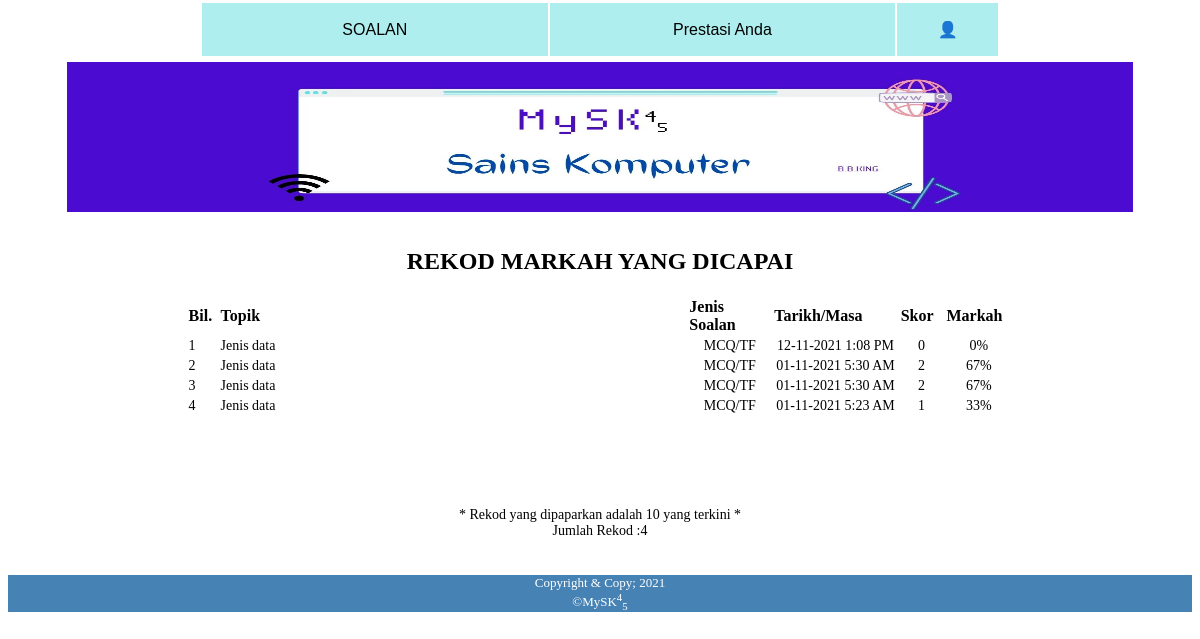
/skor_individu.php (signed in), run on the app's committed database.
### tables this page shows
CREATE TABLE `perekodan` (
  `idperekodan` int(11) NOT NULL,
  `idpengguna` varchar(12) NOT NULL,
  `idtopik` int(10) NOT NULL,
  `jenis` int(10) NOT NULL,
  `skor` varchar(5) NOT NULL,
  `catatan_masa` timestamp NOT NULL DEFAULT current_timestamp() ON UPDATE current_timestamp()
);

CREATE TABLE `topik` (
  `idtopik` int(11) NOT NULL,
  `topik` varchar(30) NOT NULL,
  `markah` int(11) NOT NULL
);

### skor_individu.php (the view, shortened to what this page needs)
<?php
require 'sambung.php';
include 'header.php';
$idpengguna=$_SESSION['idpengguna'];
?>
<html>
<body>
<head><?php include 'menu.php'; ?></head>
<center><h2>REKOD MARKAH YANG DICAPAI</h2></center>
<main>
<table width="70%" border="0" align="center"
style="font-size:16px">
<tr>
<td width="2%"><b>Bil.</b></td>
<td width="45%"><b>Topik</b></td>
<td width="8%"><b>Jenis Soalan</b></td>
<td width="12%"><b>Tarikh/Masa</b></td>
<td width="4%"><b>Skor</b></td>
<td width="4%"><b>Markah</b></td>
</tr>
<?php
$no=1;
$data1=mysqli_query($hubung, "SELECT * FROM perekodan
WHERE idpengguna='$idpengguna' ORDER BY catatan_masa DESC
LIMIT 0,10");
while ($info1=mysqli_fetch_array($data1)){
	$dataTopik=mysqli_query($hubung, "SELECT * FROM topik
	WHERE idtopik='$info1[idtopik]'");
	$getTopik=mysqli_fetch_array($dataTopik);
	$dataSoalan=mysqli_query($hubung, "SELECT jenis, COUNT(idtopik) as 'bil'
	FROM soalan WHERE idtopik='$info1[idtopik]' group by jenis");
	$infoSoalan=mysqli_fetch_array($dataSoalan);
	$jenisSoalan=$info1['jenis'];
	$bilSoalan=$infoSoalan['bil'];
	$markah_Topik=$getTopik['markah'];
	?>
<tr style='font-size:14px'>
<td><?php echo $no; ?></td>
<td><?php echo $getTopik['topik']; ?></td>
<td align="center"><?php
if($jenisSoalan==1) {
echo "MCQ/TF";
}else{
echo "FIB";
}
?></td>
<td align="center"><?php echo date('d-m-Y g:i A',
strtotime($info1['catatan_masa'])); ?></td>
<td align="center"><?php echo $info1['skor']; ?></td>
<td align="center"><?php echo number_format(($info1['skor']/$bilSoalan)*$markah_Topik); ?>%</td>
</tr>
<?php $no++; } ?>
</table>
</main>
<center><BR><BR><BR><BR><BR>
<font style='font-size:14px'>
* Rekod yang dipaparkan adalah 10 yang terkini *
<br />Jumlah Rekod :<?php echo $no-1; ?></font></center>
</body><BR><BR>
<?php include 'footer.php' ?>
</html>

### sambung.php (shortened to what this page needs)
<?php
$footer="MySK<sup>4</sup><sub>5</sub>";
?>

### header.php (shortened to what this page needs)
<?php require 'sambung.php'; ?>
<html>
<head>
</head>
<body><center>
<TABLE WIDTH="90%" BORDER="0" cellpadding="0"
CELLSPACING="0">
<TR>
<img src="header.jpg" width="90%" height="150px"
align="center" style= "background-repeat:no-repeat;">
</TR>
</TABLE>
</body> </center>
</html>

### menu.php (shortened to what this page needs)
<?php
if ($_SESSION['level']=="ADMIN")
{
?>
<style>
	.m{
		position: fixed;
		top: 1px;
	}
	.dropbtn {
		background-color: paleturquoise;
  padding: 16px;
  font-size: 14px;
  border: none;
}
button{
	font-family: verdana;
}
.menu{
	background-color: paleturquoise;
	text-align: center;
}
.dropdown {
  position: relative;
  display: inline-block;
}
/* Dropdown Content (Hidden by Default) */
.dropdown-content {
  opacity: 0;
  position: absolute;
  background-color: cornsilk;
  min-width: 140px;
  left: 0.1px;
  box-shadow: 0px 8px 16px 0px rgba(0,0,0,0.2);
  z-index: 1;
  transition: all 0.5s ease;
}
/* Links inside the dropdown */
.dropdown-content a {
  color: black;
  padding: 12px 16px;
  text-decoration: none;
  display: block;
}
/* Change color of dropdown links on hover */
.dropdown-content a:hover {background-color: yellow;}
/* Show the dropdown menu on hover */
.dropdown:hover .dropdown-content {
	opacity: 1;
	}
/* Change the background color of the dropdown button when the dropdown content is shown */
.dropdown:hover .dropbtn {background-color: peachpuff;}
.profile{
	border-radius: 100%;
}
</style>
<BR><BR>
<center>
<div class="m">
<table height="5%" width="80%">
<tr class="menu" >
<td width="20%">
<div class="dropdown">
  <button class="dropbtn" title="Kuiz & Keputusan Pelajar">SOALAN</button>
  <div class="dropdown-content">
    <a href="papar_topik.php" title="Bina Kuiz Baharu">Kuiz</a>
    <a href="prestasi_topik.php" title="Keputusan Pelajar">Keputusan</a>
  </div>
 </div></td>
 <td width="20%">
 <div class="dropdown" title="Maklumat Pelajar">
    <button class="dropbtn">PELAJAR</button>
  <div class="dropdown-content">
    <a href="senarai_pelajar.php"  title="Senarai Pelajar">Senarai Pelajar</a>
    <a href="import_daftar.php"  title="Import CSV">Import Daftar</a>
  </div>
</div>
</td>
<td width="2%">
 <div class="dropdown">
    <button id="dash" class="dropbtn" width="50%">👤</button>
  <div class="dropdown-content">
    <a href="index2.php" title="Laman Utama">DashBoard</a>
    <a href="#" title="😥" onclick="logout()">Log Keluar</a>
	<script>
	function logout(){
		if(window.confirm("Anda pasti? 😥")){
			window.location="logout.php";
		}else{
			//null
		}
	}
</script>
  </div>
</div>
</td>
</tr>
</table>
</div>
</center>
</br>
<?php $pengguna="DASHBOARD GURU"; ?>
<?php
}else{
?>
<div class="m">
<table height="10%" width="80%">
<tr class="menu">
<td width="20%">
<div class="dropdown">
  <button class="dropbtn" title="Tugasan">SOALAN</button>
 </div></td>
 <td width="20%"><button title="Prestasi" class="dropbtn" onclick="window.location.href='skor_individu.php'">Prestasi Anda</a></button></td>
<td width="5%">
 <div class="dropdown">
    <button id="dash" class="dropbtn" width="50%">👤</button>
</div>
</td>
</tr>
</table>
</div>
<?php
}
?>

### footer.php (shortened to what this page needs)
<center>
<footer>
	<center>
		<font style='font-size:13px' color='white'> Copyright & Copy; 2021<BR>
		&#169;<?php echo $footer;?>
		</font>
	</center>
</footer>
</center>

### menu.php (style rules this page uses)
.m { position: fixed; top: 1px; left: 200px; }
.dropbtn { background-color: none; padding: 16px; font-size: 16px; border: none; }
.menu { background-color: paleturquoise; text-align: center; }
.dropdown { position: relative; display: inline-block; }
.dropbtn { background-color: paleturquoise; }

### footer.php (style rules this page uses)
footer { position: static; background-color: steelblue; width: 100%; }

### data on the page
perekodan: idtopik.topik "Jenis data", jenis "MCQ/TF", catatan_masa "12-11-2021 1:08 PM", skor "0", ($info1['skor']/$bilSoalan)*$markah_Topik "0"
perekodan: idtopik.topik "Jenis data", jenis "MCQ/TF", catatan_masa "01-11-2021 5:30 AM", skor "2", skor "67"
perekodan: idtopik.topik "Jenis data", jenis "MCQ/TF", catatan_masa "01-11-2021 5:30 AM", skor "2", skor "67"
perekodan: idtopik.topik "Jenis data", jenis "MCQ/TF", catatan_masa "01-11-2021 5:23 AM", skor "1", skor "33"

### other printed values
$no-1 "4"
